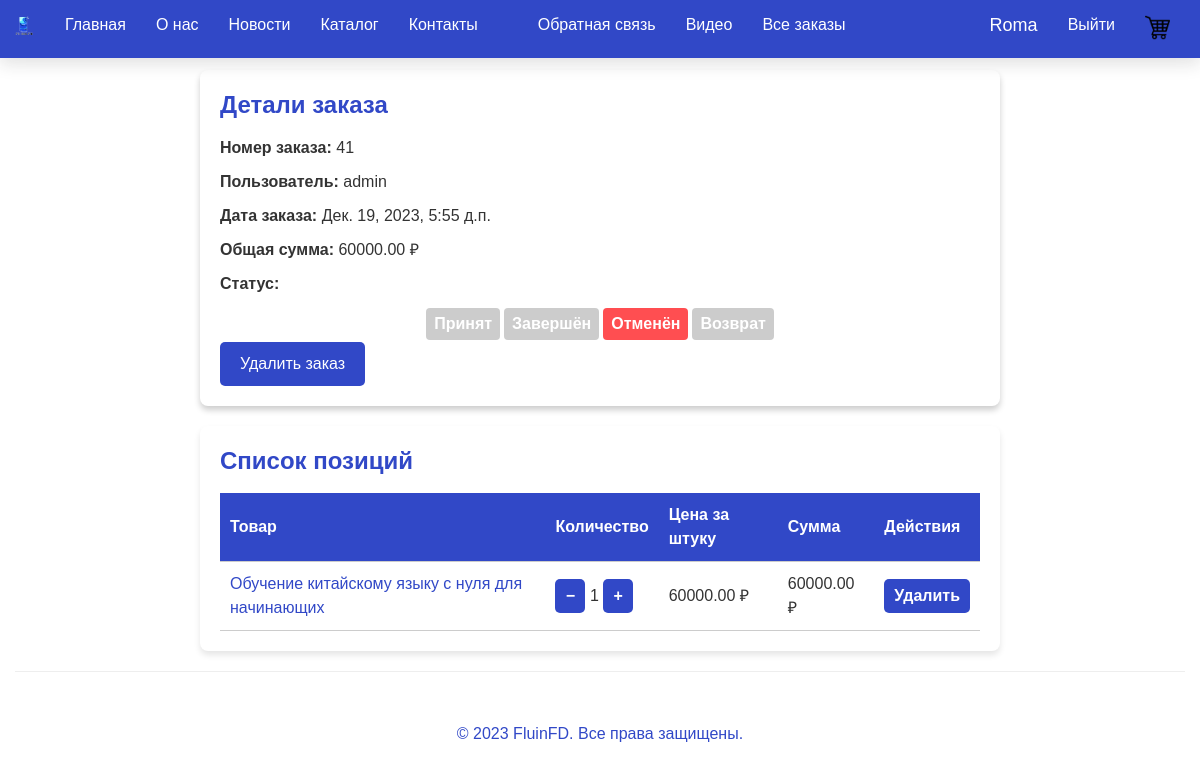
Screenshot of /order/41 (signed in) with the database file from the repository.
### app/models.py (models this page shows, shortened)
class Order(models.Model):
    user = models.ForeignKey(User, on_delete=models.CASCADE, verbose_name="Пользователь")
    order_date = models.DateTimeField(auto_now_add=True, verbose_name="Дата заказа")
    total_amount = models.DecimalField(max_digits=10, decimal_places=2, verbose_name="Общая сумма", default=0.00)
    is_sent = models.BooleanField(default=False, verbose_name="Заказ отправлен")
    status = models.ForeignKey(OrderStatus, default=1, on_delete=models.SET_DEFAULT, verbose_name="Статус")
    class Meta:
        verbose_name = "Заказ"
        verbose_name_plural = "Заказы"
        permissions = [
            ("can_make_orders", "Can make orders"),
            ("can_view_orders", "Can view orders"),
            ("can_view_all_orders", "Can view all orders"),
        ]

class OrderStatus(models.Model):
    name = models.CharField(max_length=100, verbose_name="Название статуса")
    color = models.CharField(max_length=10, verbose_name="Фоновый цвет статуса")
    class Meta:
        verbose_name = "Статус заказа"
        verbose_name_plural = "Статусы заказов"

class OrderItem(models.Model):
    order = models.ForeignKey(Order, on_delete=models.CASCADE, related_name="order_items", verbose_name="Заказ")
    product = models.ForeignKey(Product, on_delete=models.CASCADE, verbose_name="Продукт")
    quantity = models.PositiveIntegerField(default=1, verbose_name="Количество")
    subtotal = models.DecimalField(max_digits=10, decimal_places=2, verbose_name="Сумма")
    class Meta:
        verbose_name = "Элемент заказа"
        verbose_name_plural = "Элементы заказа"

class Product(models.Model):
    name = models.CharField(max_length=100, verbose_name="Название продукта")
    description = models.TextField(verbose_name="Краткое описание")
    content = models.TextField(verbose_name="Полное описание")
    image = models.FileField(default = 'temp.jpg', verbose_name = "Путь к картинке")
    price = models.DecimalField(max_digits=10, decimal_places=2, verbose_name="Цена")
    category = models.ForeignKey(Category, on_delete=models.CASCADE, verbose_name="Категория")
    class Meta:
        verbose_name = "Продукт"
        verbose_name_plural = "Продукты"

### app/views.py (the view)
# urls.py: path('order/<int:order_id>', views.order, name='order'),
def order(request, order_id):
    try:
        order = Order.objects.get(id=order_id)
        template_name = 'app/order.html'
    except Order.DoesNotExist:
        pass
    user = request.user
    if not user.is_authenticated:
        raise PermissionDenied()
    statuses = OrderStatus.objects.all()
    return render(
        request,
        template_name,
        {
            'order': order,
            'year': datetime.now().year,
            'statuses': statuses,
        }
    )

### app/templates/app/order.html (shortened to what this page needs)
{% extends "app/layout.html" %}
{% load static %}
{% block content %}
<div class="order-details">
    <h1 class="order-title">Детали заказа</h1>
    <div class="order-info">
        <p><strong>Номер заказа:</strong> {{ order.id }}</p>
        <p><strong>Пользователь:</strong> {{ order.user.username }}</p>
        <p><strong>Дата заказа:</strong> {{ order.order_date }}</p>
        <p><strong>Общая сумма:</strong> {{ order.total_amount }} ₽</p>
        <p>
            <strong>Статус:</strong>
        </p>
    </div>
    {% if perms.app.can_view_all_orders %}
    <div class="status-list">
        {% for status in statuses %}
        {% if status.id == order.status.id %}
        <p class="order-status"
           style="background-color: {{ status.color }};">{{ status.name }}</p>
        {% else %}
        <p class="update_status order-status order-status--unchoiced"
           data-status-id="{{ status.id }}">{{ status.name }}</p>
        {% endif %}
        {% endfor %}
    </div>
    {% endif %}
    {% if perms.app.can_view_all_orders %}
    <button class="delete-order-button">Удалить заказ</button>
    {% endif %}
</div>
<div class="order-items">
  <h1 class="order-items-title">Список позиций</h1>
  <table class="order-items-table">
      <thead>
          <tr>
              <th>Товар</th>
              <th>Количество</th>
              <th>Цена за штуку</th>
              <th>Сумма</th>
              {% if perms.app.can_view_all_orders %}
              <th>Действия</th>
              {% endif %}
          </tr>
      </thead>
      <tbody>
          {% for item in order.order_items.all %}
          <tr>
              <td>
                  <a class="product-link" href="{% url 'product' item.product.id %}">{{ item.product.name }}</a>
              </td>
              <td>
                  {% if perms.app.can_view_all_orders %}
                  <button class="quantity-button decrease-quantity-button" data-item-id="{{ item.id }}">−</button>
                  <span>{{ item.quantity }}</span>
                  <button class="quantity-button increase-quantity-button" data-item-id="{{ item.id }}">+</button>
                  {% else %}
                  <span>{{ item.quantity }}</span>
                  {% endif %}
              </td>
              <td>{{ item.product.price }} ₽</td>
              <td>{{ item.subtotal }} ₽</td>
              {% if perms.app.can_view_all_orders %}
              <td>
                  <button class="remove-from-cart-button" data-item-id="{{ item.id }}">Удалить</button>
              </td>
              {% endif %}
          </tr>
          {% endfor %}
      </tbody>
  </table>
</div>
{% endblock %}

### app/templates/app/loginpartial.html (shortened to what this page needs)
﻿{% load static %}
{% if user.is_authenticated %}
<form id="logoutForm" action="/logout/" method="post" class="navbar-right">
    <ul class="nav navbar-nav navbar-right">
        <li><span class="navbar-brand" style="color: white;">{{ user.username }}</span></li>
        <li><a class="nav__item-link" href="javascript:document.getElementById('logoutForm').submit()">Выйти</a></li>
        <li class="nav__item">
            <a class="nav__item-link" href="{% url 'cart' %}" target="_blank">
                <img style="width: 25px;" src="{% static 'app/content/backet.png' %}" alt="Корзина">
            </a>
        </li>
    </ul>
</form>
{% endif %}

### app/static/app/content/site.css (style rules this page uses)
body { font-family: Arial, sans-serif; font-size: 16px; line-height: 1.5; color: #333; height: 100%; margin: 0; padding: 70px 0 20px; }
h1, h2, h3 { font-weight: bold; margin-top: 0; }
h1 { font-size: 36px; }
p { margin-top: 0; }
a { color: white; text-decoration: none; }
button { background-color: #007bff; border: none; color: #fff; padding: 10px 20px; border-radius: 5px; cursor: pointer; }
.nav__item { background-color: transparent; }
.nav__item-link { color: #ffffff !important; background-color: transparent; border-bottom: 2px solid transparent; }
a { color: #3148c7; }
button { background-color: #3148c7; }

### app/templates/app/order.html (style rules this page uses)
.order-details { max-width: 800px; margin: 0 auto; padding: 20px; background-color: #fff; box-shadow: 0 4px 6px rgba(0, 0, 0, 0.2); border-radius: 8px; }
.order-title { font-size: 24px; color: #3148c7; margin: 0; }
.order-info { margin-top: 20px; }
.order-items { max-width: 800px; margin: 20px auto; padding: 20px; background-color: #fff; box-shadow: 0 4px 6px rgba(0, 0, 0, 0.1); border-radius: 8px; overflow-x: auto; }
.order-items-title { font-size: 24px; color: #3148c7; margin: 0; }
.order-items-table { width: 100%; border-collapse: collapse; margin-top: 20px; }
.order-items-table th, .order-items-table td { padding: 10px; text-align: left; border-bottom: 1px solid #ccc; }
.order-items-table th { background-color: #3148c7; color: #fff; font-weight: bold; }
.quantity-button { background-color: #3148c7; color: #fff; border: none; padding: 5px 10px; cursor: pointer; width: 30px; font-weight: 900; }
.remove-from-cart-button { background-color: #3148c7; color: #fff; border: none; padding: 5px 10px; border-radius: 5px; font-weight: bold; cursor: pointer; }
.status-list { display: flex; flex-wrap: wrap; justify-content: center }
.order-status { margin: 2px; display: inline-block; font-weight: 700; color: #fff; padding: 4px 8px; border-radius: 4px; cursor: pointer; }
.order-status--unchoiced { background-color: #ccc; }

### rows the page displays
Order: id "41", user.username "admin", order_date "Дек. 19, 2023, 5:55 д.п.", total_amount "60000.00"
OrderStatus: name "Принят"
OrderStatus: name "Завершён"
OrderStatus: name "Отменён"
OrderStatus: name "Возврат"
OrderItem: product.name "Обучение китайскому языку с нуля для начинающих", quantity "1", product.price "60000.00", subtotal "60000.00"

### other values shown
{{ user.username }} "Roma"
